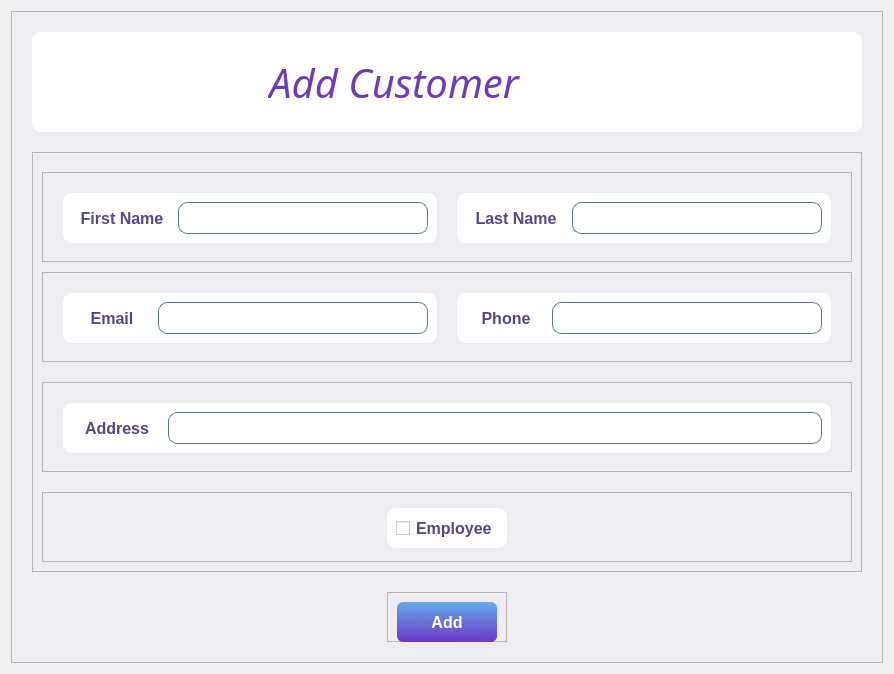
         <widget class="QWidget" name="page_13">
          <layout class="QVBoxLayout" name="verticalLayout_44">
           <item>
            <widget class="QFrame" name="frame_51">
             <property name="styleSheet">
              <string notr="true">background-color: rgb(238, 235, 241);</string>
             </property>
             <property name="frameShape">
              <enum>QFrame::StyledPanel</enum>
             </property>
             <property name="frameShadow">
              <enum>QFrame::Raised</enum>
             </property>
             <layout class="QVBoxLayout" name="verticalLayout_8">
              <property name="spacing">
               <number>20</number>
              </property>
              <property name="leftMargin">
               <number>20</number>
              </property>
              <property name="topMargin">
               <number>20</number>
              </property>
              <property name="rightMargin">
               <number>20</number>
              </property>
              <property name="bottomMargin">
               <number>20</number>
              </property>
              <item>
               <widget class="QFrame" name="frame_57">
                <property name="minimumSize">
                 <size>
                  <width>0</width>
                  <height>90</height>
                 </size>
                </property>
                <property name="maximumSize">
                 <size>
                  <width>16777215</width>
                  <height>100</height>
                 </size>
                </property>
                <property name="styleSheet">
                 <string notr="true">background-color: rgb(255, 255, 255);
border-radius:9px;</string>
                </property>
                <property name="frameShape">
                 <enum>QFrame::StyledPanel</enum>
                </property>
                <property name="frameShadow">
                 <enum>QFrame::Raised</enum>
                </property>
                <layout class="QVBoxLayout" name="verticalLayout_7">
                 <item alignment="Qt::AlignHCenter">
                  <widget class="QFrame" name="frame_33">
                   <property name="frameShape">
                    <enum>QFrame::StyledPanel</enum>
                   </property>
                   <property name="frameShadow">
                    <enum>QFrame::Raised</enum>
                   </property>
                   <layout class="QHBoxLayout" name="horizontalLayout_15">
                    <item>
                     <widget class="QLabel" name="label_51">
                      <property name="minimumSize">
                       <size>
                        <width>200</width>
                        <height>0</height>
                       </size>
                      </property>
                      <property name="font">
                       <font>
                        <family>Segoe UI Black</family>
                        <pointsize>30</pointsize>
                        <weight>50</weight>
                        <italic>true</italic>
                        <bold>false</bold>
                        <underline>false</underline>
                        <strikeout>false</strikeout>
                       </font>
                      </property>
                      <property name="styleSheet">
                       <string notr="true">color: rgb(108, 61, 183);</string>
                      </property>
                      <property name="text">
                       <string>Add Customer</string>
                      </property>
                      <property name="alignment">
                       <set>Qt::AlignCenter</set>
                      </property>
                     </widget>
                    </item>
                    <item>
                     <widget class="QLabel" name="label_2">
                      <property name="minimumSize">
                       <size>
                        <width>100</width>
                        <height>70</height>
                       </size>
                      </property>
                      <property name="maximumSize">
                       <size>
                        <width>100</width>
                        <height>16777215</height>
                       </size>
                      </property>
                      <property name="text">
                       <string/>
                      </property>
                     </widget>
                    </item>
                   </layout>
                  </widget>
                 </item>
                </layout>
               </widget>
              </item>
              <item>
               <widget class="QFrame" name="frame_4">
                <property name="minimumSize">
                 <size>
                  <width>0</width>
                  <height>400</height>
                 </size>
                </property>
                <property name="styleSheet">
                 <string notr="true"/>
                </property>
                <property name="frameShape">
                 <enum>QFrame::StyledPanel</enum>
                </property>
                <property name="frameShadow">
                 <enum>QFrame::Raised</enum>
                </property>
                <layout class="QVBoxLayout" name="verticalLayout_21">
                 <property name="spacing">
                  <number>20</number>
                 </property>
                 <item>
                  <widget class="QFrame" name="frame_11">
                   <property name="minimumSize">
                    <size>
                     <width>0</width>
                     <height>90</height>
                    </size>
                   </property>
                   <property name="maximumSize">
                    <size>
                     <width>16777215</width>
                     <height>70</height>
                    </size>
                   </property>
                   <property name="frameShape">
                    <enum>QFrame::StyledPanel</enum>
                   </property>
                   <property name="frameShadow">
                    <enum>QFrame::Raised</enum>
                   </property>
                   <layout class="QHBoxLayout" name="horizontalLayout_9">
                    <property name="spacing">
                     <number>20</number>
                    </property>
                    <property name="leftMargin">
                     <number>20</number>
                    </property>
                    <property name="topMargin">
                     <number>20</number>
                    </property>
                    <property name="rightMargin">
                     <number>20</number>
                    </property>
                    <property name="bottomMargin">
                     <number>20</number>
                    </property>
                    <item>
                     <widget class="QFrame" name="frame_5">
                      <property name="minimumSize">
                       <size>
                        <width>0</width>
                        <height>50</height>
                       </size>
                      </property>
                      <property name="styleSheet">
                       <string notr="true">background-color: rgb(255, 255, 255);
border-radius:9px;</string>
                      </property>
                      <property name="frameShape">
                       <enum>QFrame::StyledPanel</enum>
                      </property>
                      <property name="frameShadow">
                       <enum>QFrame::Raised</enum>
                      </property>
                      <layout class="QHBoxLayout" name="horizontalLayout_5">
                       <item>
                        <widget class="QLabel" name="label_57">
                         <property name="minimumSize">
                          <size>
                           <width>100</width>
                           <height>0</height>
                          </size>
                         </property>
                         <property name="maximumSize">
                          <size>
                           <width>109</width>
                           <height>40</height>
                          </size>
                         </property>
                         <property name="font">
                          <font>
                           <pointsize>12</pointsize>
                           <weight>75</weight>
                           <bold>true</bold>
                          </font>
                         </property>
                         <property name="styleSheet">
                          <string notr="true">color: rgb(87, 71, 127);</string>
                         </property>
                         <property name="text">
                          <string>First Name</string>
                         </property>
                         <property name="alignment">
                          <set>Qt::AlignCenter</set>
                         </property>
                        </widget>
                       </item>
                       <item>
                        <widget class="QLineEdit" name="lineEdit_31">
                         <property name="minimumSize">
                          <size>
                           <width>250</width>
                           <height>30</height>
                          </size>
                         </property>
                         <property name="maximumSize">
                          <size>
                           <width>376</width>
                           <height>40</height>
                          </size>
                         </property>
                         <property name="font">
                          <font>
                           <pointsize>12</pointsize>
                          </font>
                         </property>
                         <property name="styleSheet">
                          <string notr="true">border:1px solid rgb(86, 123, 142);</string>
                         </property>
                         <property name="alignment">
                          <set>Qt::AlignCenter</set>
                         </property>
                        </widget>
                       </item>
                      </layout>
                     </widget>
                    </item>
                    <item>
                     <widget class="QFrame" name="frame_6">
                      <property name="minimumSize">
                       <size>
                        <width>0</width>
                        <height>50</height>
                       </size>
                      </property>
                      <property name="styleSheet">
                       <string notr="true">background-color: rgb(255, 255, 255);
border-radius:9px;</string>
                      </property>
                      <property name="frameShape">
                       <enum>QFrame::StyledPanel</enum>
                      </property>
                      <property name="frameShadow">
                       <enum>QFrame::Raised</enum>
                      </property>
                      <layout class="QHBoxLayout" name="horizontalLayout_8">
                       <item>
                        <widget class="QLabel" name="label_58">
                         <property name="minimumSize">
                          <size>
                           <width>100</width>
                           <height>0</height>
                          </size>
                         </property>
                         <property name="maximumSize">
                          <size>
                           <width>108</width>
                           <height>40</height>
                          </size>
                         </property>
                         <property name="font">
                          <font>
                           <pointsize>12</pointsize>
                           <weight>75</weight>
                           <bold>true</bold>
                          </font>
                         </property>
                         <property name="styleSheet">
                          <string notr="true">color: rgb(87, 71, 127);</string>
                         </property>
                         <property name="text">
                          <string>Last Name</string>
                         </property>
                         <property name="alignment">
                          <set>Qt::AlignCenter</set>
                         </property>
                        </widget>
                       </item>
                       <item>
                        <widget class="QLineEdit" name="lineEdit_32">
                         <property name="minimumSize">
                          <size>
                           <width>250</width>
                           <height>30</height>
                          </size>
                         </property>
                         <property name="maximumSize">
                          <size>
                           <width>376</width>
                           <height>40</height>
                          </size>
                         </property>
                         <property name="font">
                          <font>
                           <pointsize>12</pointsize>
                          </font>
                         </property>
                         <property name="styleSheet">
                          <string notr="true">border:1px solid rgb(86, 123, 142);</string>
                         </property>
                         <property name="text">
                          <string/>
                         </property>
                         <property name="alignment">
                          <set>Qt::AlignCenter</set>
                         </property>
                        </widget>
                       </item>
                      </layout>
                     </widget>
                    </item>
                   </layout>
                  </widget>
                 </item>
                 <item>
                  <widget class="QFrame" name="frame_12">
                   <property name="minimumSize">
                    <size>
                     <width>0</width>
                     <height>90</height>
                    </size>
                   </property>
                   <property name="maximumSize">
                    <size>
                     <width>16777215</width>
                     <height>90</height>
                    </size>
                   </property>
                   <property name="frameShape">
                    <enum>QFrame::StyledPanel</enum>
                   </property>
                   <property name="frameShadow">
                    <enum>QFrame::Raised</enum>
                   </property>
                   <layout class="QHBoxLayout" name="horizontalLayout_12">
                    <property name="spacing">
                     <number>20</number>
                    </property>
                    <property name="leftMargin">
                     <number>20</number>
                    </property>
                    <property name="topMargin">
                     <number>20</number>
                    </property>
                    <property name="rightMargin">
                     <number>20</number>
                    </property>
                    <property name="bottomMargin">
                     <number>20</number>
                    </property>
                    <item>
                     <widget class="QFrame" name="frame_9">
                      <property name="minimumSize">
                       <size>
                        <width>0</width>
                        <height>50</height>
                       </size>
                      </property>
                      <property name="styleSheet">
                       <string notr="true">background-color: rgb(255, 255, 255);
border-radius:9px;</string>
                      </property>
                      <property name="frameShape">
                       <enum>QFrame::StyledPanel</enum>
                      </property>
                      <property name="frameShadow">
                       <enum>QFrame::Raised</enum>
                      </property>
                      <layout class="QHBoxLayout" name="horizontalLayout_13">
                       <item>
                        <widget class="QLabel" name="label_61">
                         <property name="minimumSize">
                          <size>
                           <width>80</width>
                           <height>0</height>
                          </size>
                         </property>
                         <property name="maximumSize">
                          <size>
                           <width>80</width>
                           <height>40</height>
                          </size>
                         </property>
                         <property name="font">
                          <font>
                           <pointsize>12</pointsize>
                           <weight>75</weight>
                           <bold>true</bold>
                          </font>
                         </property>
                         <property name="styleSheet">
                          <string notr="true">color: rgb(87, 71, 127);</string>
                         </property>
                         <property name="text">
                          <string>Email</string>
                         </property>
                         <property name="alignment">
                          <set>Qt::AlignCenter</set>
                         </property>
                        </widget>
                       </item>
                       <item>
                        <widget class="QLineEdit" name="lineEdit_35">
                         <property name="minimumSize">
                          <size>
                           <width>250</width>
                           <height>30</height>
                          </size>
                         </property>
                         <property name="maximumSize">
                          <size>
                           <width>300</width>
                           <height>40</height>
                          </size>
                         </property>
                         <property name="font">
                          <font>
                           <pointsize>12</pointsize>
                          </font>
                         </property>
                         <property name="styleSheet">
                          <string notr="true">border:1px solid rgb(86, 123, 142);</string>
                         </property>
                         <property name="alignment">
                          <set>Qt::AlignCenter</set>
                         </property>
                        </widget>
                       </item>
                      </layout>
                     </widget>
                    </item>
                    <item>
                     <widget class="QFrame" name="frame_8">
                      <property name="minimumSize">
                       <size>
                        <width>0</width>
                        <height>50</height>
                       </size>
                      </property>
                      <property name="styleSheet">
                       <string notr="true">background-color: rgb(255, 255, 255);
border-radius:9px;</string>
                      </property>
                      <property name="frameShape">
                       <enum>QFrame::StyledPanel</enum>
                      </property>
                      <property name="frameShadow">
                       <enum>QFrame::Raised</enum>
                      </property>
                      <layout class="QHBoxLayout" name="horizontalLayout_11">
                       <item>
                        <widget class="QLabel" name="label_59">
                         <property name="minimumSize">
                          <size>
                           <width>80</width>
                           <height>0</height>
                          </size>
                         </property>
                         <property name="maximumSize">
                          <size>
                           <width>80</width>
                           <height>20</height>
                          </size>
                         </property>
                         <property name="font">
                          <font>
                           <pointsize>12</pointsize>
                           <weight>75</weight>
                           <bold>true</bold>
                          </font>
                         </property>
                         <property name="styleSheet">
                          <string notr="true">color: rgb(87, 71, 127);</string>
                         </property>
                         <property name="text">
                          <string>Phone</string>
                         </property>
                         <property name="alignment">
                          <set>Qt::AlignCenter</set>
                         </property>
                        </widget>
                       </item>
                       <item>
                        <widget class="QLineEdit" name="lineEdit_33">
                         <property name="minimumSize">
                          <size>
                           <width>250</width>
                           <height>30</height>
                          </size>
                         </property>
                         <property name="maximumSize">
                          <size>
                           <width>300</width>
                           <height>40</height>
                          </size>
                         </property>
                         <property name="font">
                          <font>
                           <pointsize>12</pointsize>
                          </font>
                         </property>
                         <property name="styleSheet">
                          <string notr="true">border:1px solid rgb(86, 123, 142);</string>
                         </property>
                         <property name="text">
                          <string/>
                         </property>
                         <property name="alignment">
                          <set>Qt::AlignCenter</set>
                         </property>
                        </widget>
                       </item>
                      </layout>
                     </widget>
                    </item>
                   </layout>
                  </widget>
                 </item>
                 <item>
                  <widget class="QFrame" name="frame_14">
                   <property name="maximumSize">
                    <size>
                     <width>16777215</width>
                     <height>90</height>
                    </size>
                   </property>
                   <property name="frameShape">
                    <enum>QFrame::StyledPanel</enum>
                   </property>
                   <property name="frameShadow">
                    <enum>QFrame::Raised</enum>
                   </property>
                   <layout class="QVBoxLayout" name="verticalLayout_10">
                    <property name="spacing">
                     <number>20</number>
                    </property>
                    <property name="leftMargin">
                     <number>20</number>
                    </property>
                    <property name="topMargin">
                     <number>20</number>
                    </property>
                    <property name="rightMargin">
                     <number>20</number>
                    </property>
                    <property name="bottomMargin">
                     <number>20</number>
                    </property>
                    <item>
                     <widget class="QFrame" name="frame_7">
                      <property name="minimumSize">
                       <size>
                        <width>0</width>
                        <height>50</height>
                       </size>
                      </property>
                      <property name="maximumSize">
                       <size>
                        <width>16777215</width>
                        <height>80</height>
                       </size>
                      </property>
                      <property name="styleSheet">
                       <string notr="true">background-color: rgb(255, 255, 255);
border-radius:9px;</string>
                      </property>
                      <property name="frameShape">
                       <enum>QFrame::StyledPanel</enum>
                      </property>
                      <property name="frameShadow">
                       <enum>QFrame::Raised</enum>
                      </property>
                      <layout class="QHBoxLayout" name="horizontalLayout_10">
                       <item>
                        <widget class="QLabel" name="label_60">
                         <property name="minimumSize">
                          <size>
                           <width>90</width>
                           <height>0</height>
                          </size>
                         </property>
                         <property name="maximumSize">
                          <size>
                           <width>89</width>
                           <height>40</height>
                          </size>
                         </property>
                         <property name="font">
                          <font>
                           <pointsize>12</pointsize>
                           <weight>75</weight>
                           <bold>true</bold>
                          </font>
                         </property>
                         <property name="styleSheet">
                          <string notr="true">color: rgb(87, 71, 127);</string>
                         </property>
                         <property name="text">
                          <string>Address</string>
                         </property>
                         <property name="alignment">
                          <set>Qt::AlignCenter</set>
                         </property>
                        </widget>
                       </item>
                       <item>
                        <widget class="QLineEdit" name="lineEdit_34">
                         <property name="minimumSize">
                          <size>
                           <width>250</width>
                           <height>30</height>
                          </size>
                         </property>
                         <property name="maximumSize">
                          <size>
                           <width>1677218</width>
                           <height>40</height>
                          </size>
                         </property>
                         <property name="font">
                          <font>
                           <pointsize>12</pointsize>
                          </font>
                         </property>
                         <property name="styleSheet">
                          <string notr="true">border:1px solid rgb(86, 123, 142);</string>
                         </property>
                         <property name="alignment">
                          <set>Qt::AlignCenter</set>
                         </property>
                        </widget>
                       </item>
                      </layout>
                     </widget>
                    </item>
                   </layout>
                  </widget>
                 </item>
                 <item>
                  <widget class="QFrame" name="frame_13">
                   <property name="minimumSize">
                    <size>
                     <width>0</width>
                     <height>70</height>
                    </size>
                   </property>
                   <property name="maximumSize">
                    <size>
                     <width>16777215</width>
                     <height>90</height>
                    </size>
                   </property>
                   <property name="frameShape">
                    <enum>QFrame::StyledPanel</enum>
                   </property>
                   <property name="frameShadow">
                    <enum>QFrame::Raised</enum>
                   </property>
                   <layout class="QGridLayout" name="gridLayout_3">
                    <property name="leftMargin">
                     <number>20</number>
                    </property>
                    <property name="topMargin">
                     <number>15</number>
                    </property>
                    <property name="rightMargin">
                     <number>20</number>
                    </property>
                    <property name="bottomMargin">
                     <number>15</number>
                    </property>
                    <item row="0" column="0">
                     <widget class="QFrame" name="frame_10">
                      <property name="minimumSize">
                       <size>
                        <width>120</width>
                        <height>40</height>
                       </size>
                      </property>
                      <property name="maximumSize">
                       <size>
                        <width>120</width>
                        <height>1621778</height>
                       </size>
                      </property>
                      <property name="styleSheet">
                       <string notr="true">background-color: rgb(255, 255, 255);
border-radius:9px;</string>
                      </property>
                      <property name="frameShape">
                       <enum>QFrame::StyledPanel</enum>
                      </property>
                      <property name="frameShadow">
                       <enum>QFrame::Raised</enum>
                      </property>
                      <layout class="QGridLayout" name="gridLayout">
                       <item row="0" column="0">
                        <widget class="QCheckBox" name="checkBox">
                         <property name="font">
                          <font>
                           <pointsize>12</pointsize>
                           <weight>75</weight>
                           <bold>true</bold>
                          </font>
                         </property>
                         <property name="styleSheet">
                          <string notr="true">color: rgb(87, 71, 127);</string>
                         </property>
                         <property name="text">
                          <string>Employee</string>
                         </property>
                        </widget>
                       </item>
                      </layout>
                     </widget>
                    </item>
                   </layout>
                  </widget>
                 </item>
                </layout>
               </widget>
              </item>
              <item alignment="Qt::AlignHCenter">
               <widget class="QFrame" name="frame_60">
                <property name="maximumSize">
                 <size>
                  <width>16777215</width>
                  <height>50</height>
                 </size>
                </property>
                <property name="frameShape">
                 <enum>QFrame::StyledPanel</enum>
                </property>
                <property name="frameShadow">
                 <enum>QFrame::Raised</enum>
                </property>
                <layout class="QHBoxLayout" name="horizontalLayout_14">
                 <item>
                  <widget class="QPushButton" name="pushButton_4">
                   <property name="minimumSize">
                    <size>
                     <width>100</width>
                     <height>40</height>
                    </size>
                   </property>
                   <property name="maximumSize">
                    <size>
                     <width>100</width>
                     <height>16777215</height>
                    </size>
                   </property>
                   <property name="font">
                    <font>
                     <pointsize>12</pointsize>
                     <weight>75</weight>
                     <bold>true</bold>
                    </font>
                   </property>
                   <property name="cursor">
                    <cursorShape>PointingHandCursor</cursorShape>
                   </property>
                   <property name="styleSheet">
                    <string notr="true">background-color: qlineargradient(spread:pad, x1:0.511, y1:0, x2:0.5, y2:1, stop:0 rgba(101, 172, 236, 255), stop:1 rgba(109, 55, 196, 255));
color: rgb(255, 255, 255);
border-radius:6px;</string>
                   </property>
                   <property name="text">
                    <string>Add</string>
                   </property>
                  </widget>
                 </item>
                </layout>
               </widget>
              </item>
             </layout>
            </widget>
           </item>
          </layout>
         </widget>
